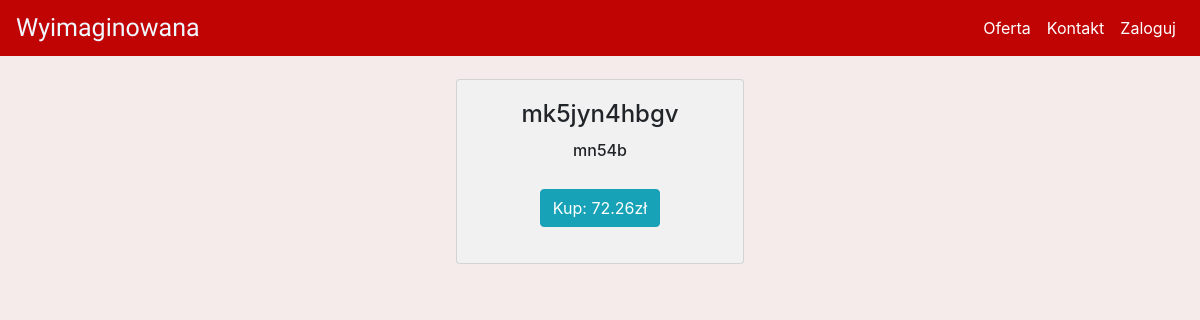
The app's page /oferta/Kwiaty/5, older data.
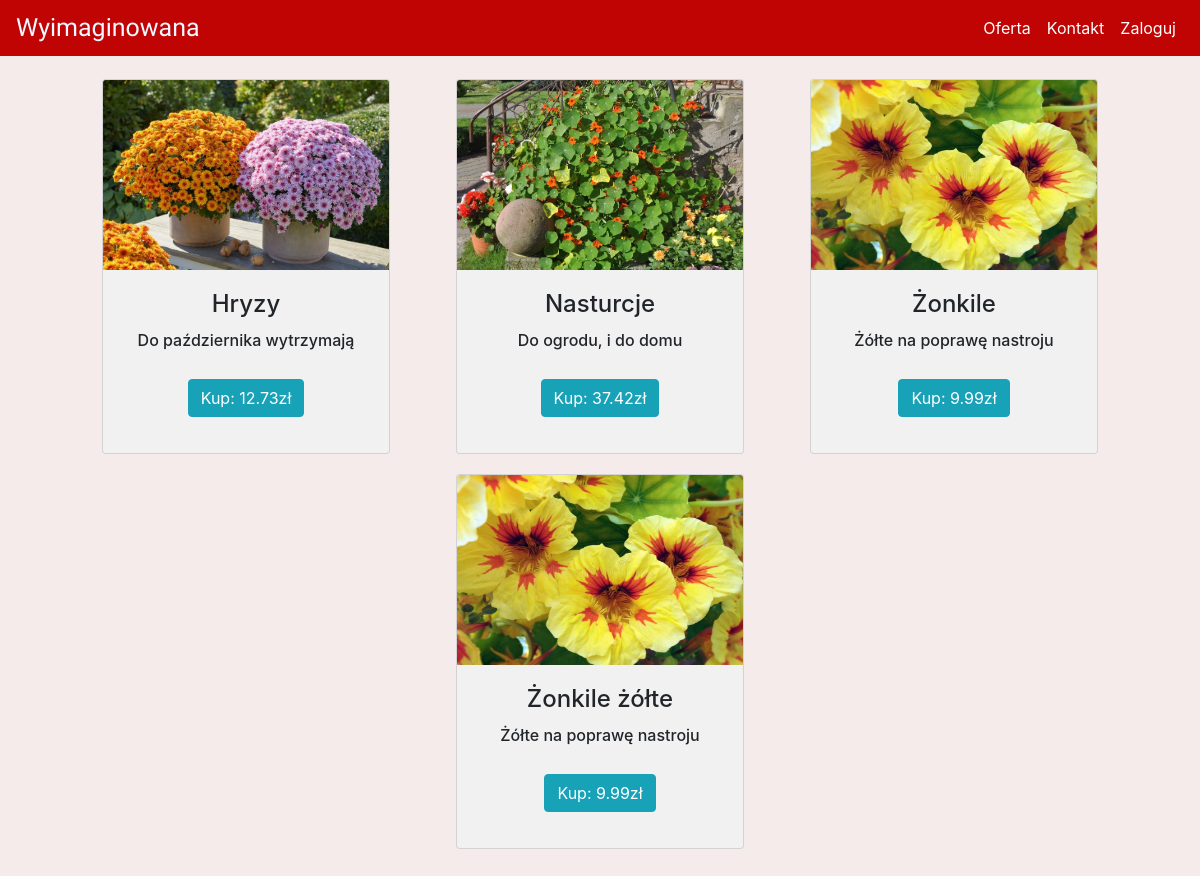
The same page, newer data.
### kwiaciarnia/models.py (models this page shows)
class Products(db.Model):
    id = db.Column(db.Integer(), primary_key=True)
    category = db.Column(db.Integer(), db.ForeignKey('product_category.id'))
    name = db.Column(db.String(), unique=True)
    description = db.Column(db.String())
    price = db.Column(db.Integer())

### kwiaciarnia/routes.py (the view, shortened to what this page needs)
@app.route('/oferta/<cat_name>/<id>', methods=["GET", "POST"])
def products(cat_name, id):
    products = Products.query.filter_by(category=id).all()
    products_category = Product_category.query.filter_by(name=cat_name).first()
    form = BuyForm()
    return render_template('products.html', products=products, products_category=products_category, form=form)

### kwiaciarnia/templates/products.html (shortened to what this page needs)
{% extends 'base.html' %}
{% block content %}
<div class="scrollmenu scrolly">
  {% for product in products %}
    <div class="card max-height padding-btm" style="width: 18rem;">
      {% if product.category == products_category.id %}
        <img class="card-img-top card-colour img-size" src="/static/uploads/products/{{product.id}}.png" alt="{{product.name}}" onerror="this.onerror=null;this.src='/static/uploads/logo/filler.png';">
      {% endif %}
      <div class="card-body padding-btm">
        <h4 class="card-title">{{product.name}}</h4>
        <h6 class="card-text">{{product.description|truncate(50)}}</h6>
        <button type="button" class="btn btn-info" data-toggle="modal" data-target="#Modal-MoreInfo-{{ product.id }}">
          Kup: {{product.price}}zł
        </button>
      </div>
    </div>
  {% endfor %}
</div>
{% endblock %}

Row changes from the older to the newer data that the page shows:
removed Products: name "mk5jyn4hbgv", description "mn54b", price "72.26"
now on this page (row edited): Products: shows a picture, name "Hryzy", description "Do października wytrzymają", price "12.73"
now on this page (row edited): Products: shows a picture, name "Nasturcje", description "Do ogrodu, i do domu", price "37.42"
now on this page (row edited): Products: name "Żonkile", description "Żółte na poprawę nastroju", price "9.99"
now on this page (row edited): Products: name "Żonkile żółte", description "Żółte na poprawę nastroju", price "9.99"
